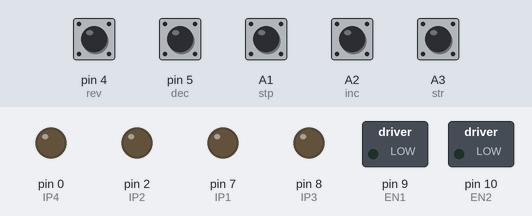
A sketch run on a simulated Arduino Uno, built with avr-gcc and run on an emulated ATmega328P. Shown: switched loads named in the sketch (green lamp = pin HIGH), output pins drawn as LEDs (lit = HIGH). Dashed ring = blinking. The inputs (shaded band) are chosen by the test bench; at power-on: A1 (stp), A2 (inc), A3 (str), pin 4 (rev), pin 5 (dec) HIGH.

Above: at 1.2 s.
1.3 s: A3 (str) pulled LOW for 0.15 s
At 1.76 s:
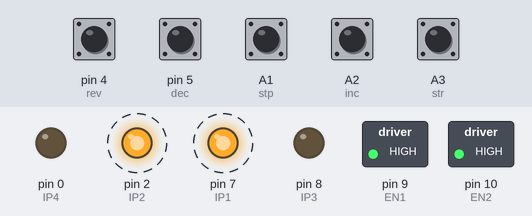
4.3 s: A1 (stp) pulled LOW for 1 s
At 4.6 s:
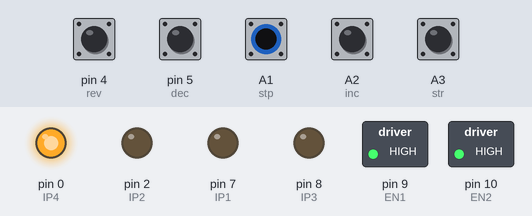
6.8 s: A3 (str) pulled LOW for 1 s
At 6.97 s:
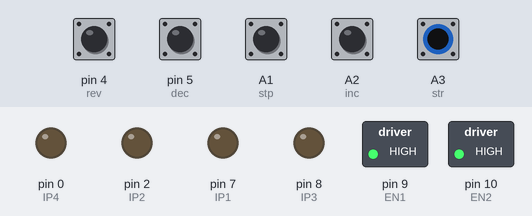
9.8 s: A1 (stp) pulled LOW for 0.15 s
At 10.6 s:
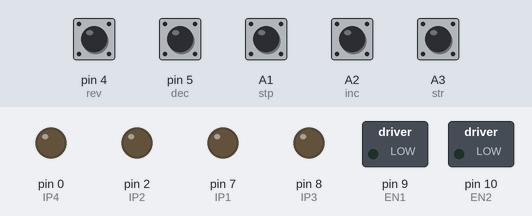
Timing chart, 0 to 12.7 s (numbered marks = the images above; inputs shaded):
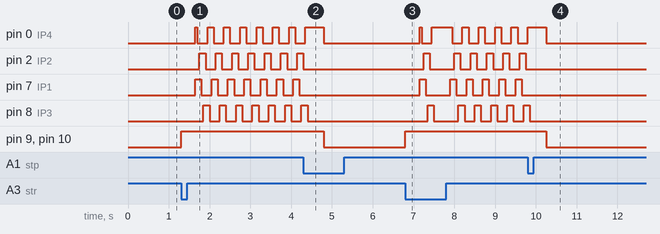

Measured:
- after the input at 1.3 s, pin 0 (IP4): LOW → HIGH after 0.35 s, then repeats every 0.40 s: LOW 0.25 s, HIGH 0.15 s; pin 2 (IP2): alternates HIGH for 0.15 s and LOW for 0.25 s, starting after 0.45 s
- after the input at 4.3 s, pin 2 (IP2): goes on until 4.3 s, then stays LOW; pin 7 (IP1): stops changing and stays LOW; pin 8 (IP3): goes on until 4.4 s, then stays LOW; pin 9 (EN1), pin 10 (EN2): HIGH → LOW after 0.50 s
- after the input at 6.8 s, pin 0 (IP4): goes HIGH 0.05 s, LOW 0.25 s, HIGH 0.50 s, 4 × (LOW 0.25 s, HIGH 0.15 s), then LOW, starting after 0.35 s; pin 2 (IP2): goes HIGH 0.15 s, LOW 0.60 s, 4 × (HIGH 0.15 s, LOW 0.25 s), HIGH 0.15 s, then LOW, starting after 0.45 s
- after the input at 9.8 s, pin 2 (IP2), pin 7 (IP1): stops changing and stays LOW; pin 8 (IP3): goes on until 9.9 s, then stays LOW; pin 9 (EN1), pin 10 (EN2): HIGH → LOW after 0.45 s

The sketch:

stepper_button.ino
```cpp
/*
  Experiment:- Stepper Motor interfacing with Arduino Uno
  Compony:- Logsun Systems Pune
  Date:-19-09-2018
  Programmer:- Yogesh Gunjal
  Connection:- 1)Stepper Motor IP1 Pin :- Arduino Digital Pin :- 7
               2)Stepper Motor IP2 Pin :- Arduino Digital Pin :- 6
               3)Stepper Motor IP3 Pin :- Arduino Digital Pin :- 5
               4)Stepper Motor IP4 Pin :- Arduino Digital Pin :- 4
               5)Stepper Motor EN1 Pin :- Arduino Analog Pin :- A1
               6)Stepper Motor EN2 Pin :- Arduino Analog Pin :- A0
              (Connect relimate Connector to DC STEPPER and J12 connector)
*/
int EN1 = 9;
int EN2 = 10;
int IP1 = 7;
int IP2 = 2;
int IP3 = 8;
int IP4 = 0;
int i = 0;

int stp = A1;
int inc = A2;
int str = A3;
int rev = 4;
int dec = 5;

boolean DIR = false, START = false;

unsigned int count = 100;

void setup()
{
  pinMode(EN1, OUTPUT);
  pinMode(EN2, OUTPUT);
  pinMode(IP1, OUTPUT);
  pinMode(IP2, OUTPUT);
  pinMode(IP3, OUTPUT);
  pinMode(IP4, OUTPUT);
  pinMode(str, INPUT_PULLUP);
  pinMode(stp, INPUT_PULLUP);
  pinMode(rev, INPUT_PULLUP);
  pinMode(inc, INPUT_PULLUP);
  pinMode(dec, INPUT_PULLUP);
  //digitalWrite(EN1, HIGH);
  //digitalWrite(EN2, HIGH);
  count = 50;
}

void DirCLK()
{
  digitalWrite(IP1, LOW);
  digitalWrite(IP2, LOW);
  digitalWrite(IP3, LOW);
  digitalWrite(IP4, HIGH);
  delay(count);
  digitalWrite(IP1, LOW);
  digitalWrite(IP2, LOW);
  digitalWrite(IP3, HIGH);
  digitalWrite(IP4, HIGH);
  delay(count);
  digitalWrite(IP1, LOW);
  digitalWrite(IP2, LOW);
  digitalWrite(IP3, HIGH);
  digitalWrite(IP4, LOW);
  delay(count);
  digitalWrite(IP1, LOW);
  digitalWrite(IP2, HIGH);
  digitalWrite(IP3, HIGH);
  digitalWrite(IP4, LOW);
  delay(count);
  digitalWrite(IP1, LOW);
  digitalWrite(IP2, HIGH);
  digitalWrite(IP3, LOW);
  digitalWrite(IP4, LOW);
  delay(count);
  digitalWrite(IP1, HIGH);
  digitalWrite(IP2, HIGH);
  digitalWrite(IP3, LOW);
  digitalWrite(IP4, LOW);
  delay(count);
  digitalWrite(IP1, HIGH);
  digitalWrite(IP2, LOW);
  digitalWrite(IP3, LOW);
  digitalWrite(IP4, LOW);
  delay(count);
  digitalWrite(IP1, HIGH);
  digitalWrite(IP2, LOW);
  digitalWrite(IP3, LOW);
  digitalWrite(IP4, HIGH);
  delay(count);
}

void DirAntiCLK()
{
  digitalWrite(IP1, HIGH);
  digitalWrite(IP2, LOW);
  digitalWrite(IP3, LOW);
  digitalWrite(IP4, HIGH);
  delay(count);
  digitalWrite(IP1, HIGH);
  digitalWrite(IP2, LOW);
  digitalWrite(IP3, LOW);
  digitalWrite(IP4, LOW);
  delay(count);
  digitalWrite(IP1, HIGH);
  digitalWrite(IP2, HIGH);
  digitalWrite(IP3, LOW);
  digitalWrite(IP4, LOW);
  delay(count);
  digitalWrite(IP1, LOW);
  digitalWrite(IP2, HIGH);
  digitalWrite(IP3, LOW);
  digitalWrite(IP4, LOW);
  delay(count);
  digitalWrite(IP1, LOW);
  digitalWrite(IP2, HIGH);
  digitalWrite(IP3, HIGH);
  digitalWrite(IP4, LOW);
  delay(count);
  digitalWrite(IP1, LOW);
  digitalWrite(IP2, LOW);
  digitalWrite(IP3, HIGH);
  digitalWrite(IP4, LOW);
  delay(count);
  digitalWrite(IP1, LOW);
  digitalWrite(IP2, LOW);
  digitalWrite(IP3, HIGH);
  digitalWrite(IP4, HIGH);
  delay(count);
  digitalWrite(IP1, LOW);
  digitalWrite(IP2, LOW);
  digitalWrite(IP3, LOW);
  digitalWrite(IP4, HIGH);
  delay(count);
}

void loop() {
    if (digitalRead(str) == 0){
        START = true;
        digitalWrite(EN1, HIGH);
        //delay(1);
        digitalWrite(EN2, HIGH);
        //delay(1);
        delay(350);
    }
    if (digitalRead(stp) == 0){
        START = false;
        delay(350);
    }
    if ((digitalRead(rev) == 0) && (START == true)){
        DIR = !DIR;
        delay(350);
    }
    if ((digitalRead(inc) == 0) && (count > 5))
    {
        count = count - 5;
        delay(350);
    }
    if ((digitalRead(dec) == 0) && (count < 200))
    {
        count = count + 5;
        delay(350);
    }

    if (START == true){
        if (DIR == true){
            DirCLK();
        }
        else{
            DirAntiCLK();
        }
    }
    else{
        digitalWrite(EN1, LOW);
        digitalWrite(EN2, LOW);
        digitalWrite(IP1, LOW);
        digitalWrite(IP2, LOW);
        digitalWrite(IP3, LOW);
        digitalWrite(IP4, LOW);
    }


  //for (i = 0; i < 361; i++) {
  //  DirCLK();
  //}
  //delay(2000);
  //for (i = 0; i < 361; i++) {
  //  DirAntiCLK();
  //}
  //delay(2000);
}
```
